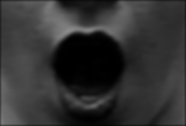
#> input picture Motion_Detection/S010_002_00000012_07_M.bmp, 186 x 126 px
$ python moments.py   (older library calls are emulated)
#> lines starting #> are read from the running program, lines starting #| are printed output that depends on the picture; after the words box and inside, x2 and y2 are one past the last pixel; in counts of white or black regions, pixels touching at a corner belong together
'''
Created on Jun 24, 2015

@author: Anh
'''
import cv2
import numpy as np

def calMoments(name, thres):
#> called with name = 'S010_002_00000012_07_M.bmp', thres = 40
    img1=cv2.imread(name)
#> img1 is the input picture: shape (126, 186, 3); min 0, max 139, mean 50
    img=cv2.cvtColor(img1, cv2.COLOR_BGR2GRAY)
#   edges=cv2.Canny(img, thres, thres*2)
    #Image to draw the contours
    drawing=np.zeros(img.shape[:2], np.uint8)
    ret,thresh = cv2.threshold(img,thres,255,0)
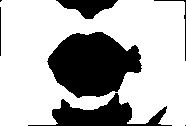
#> thresh: shape (126, 186); 70.3% white; 7 black regions (2 under 20 px)
#> ret = 40

    contours, hierarchy=cv2.findContours(thresh,cv2.RETR_TREE, cv2.CHAIN_APPROX_SIMPLE)
#> contours = 2 contours; box (x1, y1, x2, y2) and area: (0, 0, 186, 126) 20440, (46, 31, 143, 99) 4438

    for cnt in contours:
        M=cv2.moments(cnt) #Calculate moments
        if M['m00']!=0:
            Cx=int(M['m10']/M['m00'])
            Cy=int(M['m01']/M['m00'])
            C_x=M['m10']/M['m00']

            Moments_Area=M['m00'] # Contour area moment
            Contours_Area=cv2.contourArea(cnt) # Contour area using in_built function
#         #Draw moment
            rect = cv2.minAreaRect(cnt)
            box = cv2.cv.BoxPoints(rect)
            box = np.int0(box)
#           cv2.drawContours(img1,contours, 0, (0,255,0),3) #draw contours in green color
            cv2.drawContours(img1,[box],0,(0,0,255),1)
            cv2.circle(img1, (Cx,Cy), 3,(0,255,0), -1)#draw centroids in red color
#> this loop made 2 passes
#> (Cx, Cy, C_x, Moments_Area, Contours_Area, rect, box) on passes 1 to 2: (91, 59, 91.74, 20439.5, 20439.5, ((92.5, 62.5), (125, 185), -90), [[184, 124], [0, 124], [0, 0], [184, 0]]), (92, 63, 92.4, 4438, 4438, ((94.06, 64.15), (95.66, 66.12), -3.01), [[48, 99], [44, 33], [140, 28], [143, 94]])
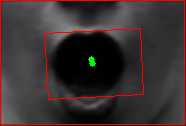
#> img1: shape (126, 186, 3); 4.23% of pixels changed, all inside (x1, y1, x2, y2) = (0, 0, 185, 125)

    cv2.imshow("Original", img1)
    cv2.waitKey(0)


def main():
    cv2.namedWindow('Original')
    thresh = 0
    max_thresh = 255
#     cv2.createTrackbar('canny thresh:','Original',thresh,max_thresh,calMoments)
    calMoments('S010_002_00000012_07_M.bmp',40)

if __name__ == '__main__':
    main()
